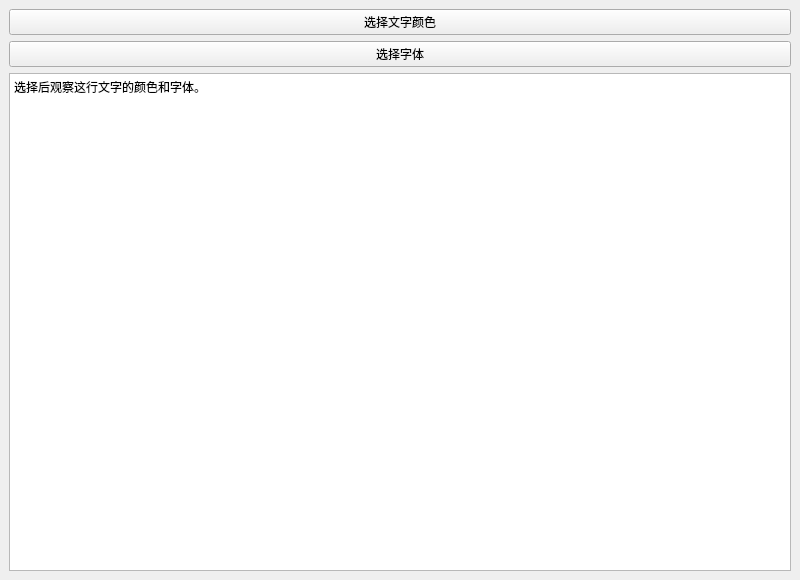
<?xml version="1.0" encoding="UTF-8"?>
<ui version="4.0">
 <class>MainWindow</class>
 <widget class="QMainWindow" name="MainWindow">
  <property name="geometry">
   <rect>
    <x>0</x>
    <y>0</y>
    <width>800</width>
    <height>580</height>
   </rect>
  </property>
  <property name="windowTitle">
   <string>7.4 选择颜色与字体</string>
  </property>
  <widget class="QWidget" name="centralwidget">
   <layout class="QVBoxLayout" name="verticalLayout">
    <item>
     <widget class="QPushButton" name="run">
      <property name="text">
       <string>选择文字颜色</string>
      </property>
     </widget>
    </item>
    <item>
     <widget class="QPushButton" name="fontButton">
      <property name="text">
       <string>选择字体</string>
      </property>
     </widget>
    </item>
    <item>
     <widget class="QPlainTextEdit" name="plainTextEdit">
      <property name="plainText">
       <string>选择后观察这行文字的颜色和字体。</string>
      </property>
     </widget>
    </item>
   </layout>
  </widget>
 </widget>
 <resources />
 <connections />
</ui>
